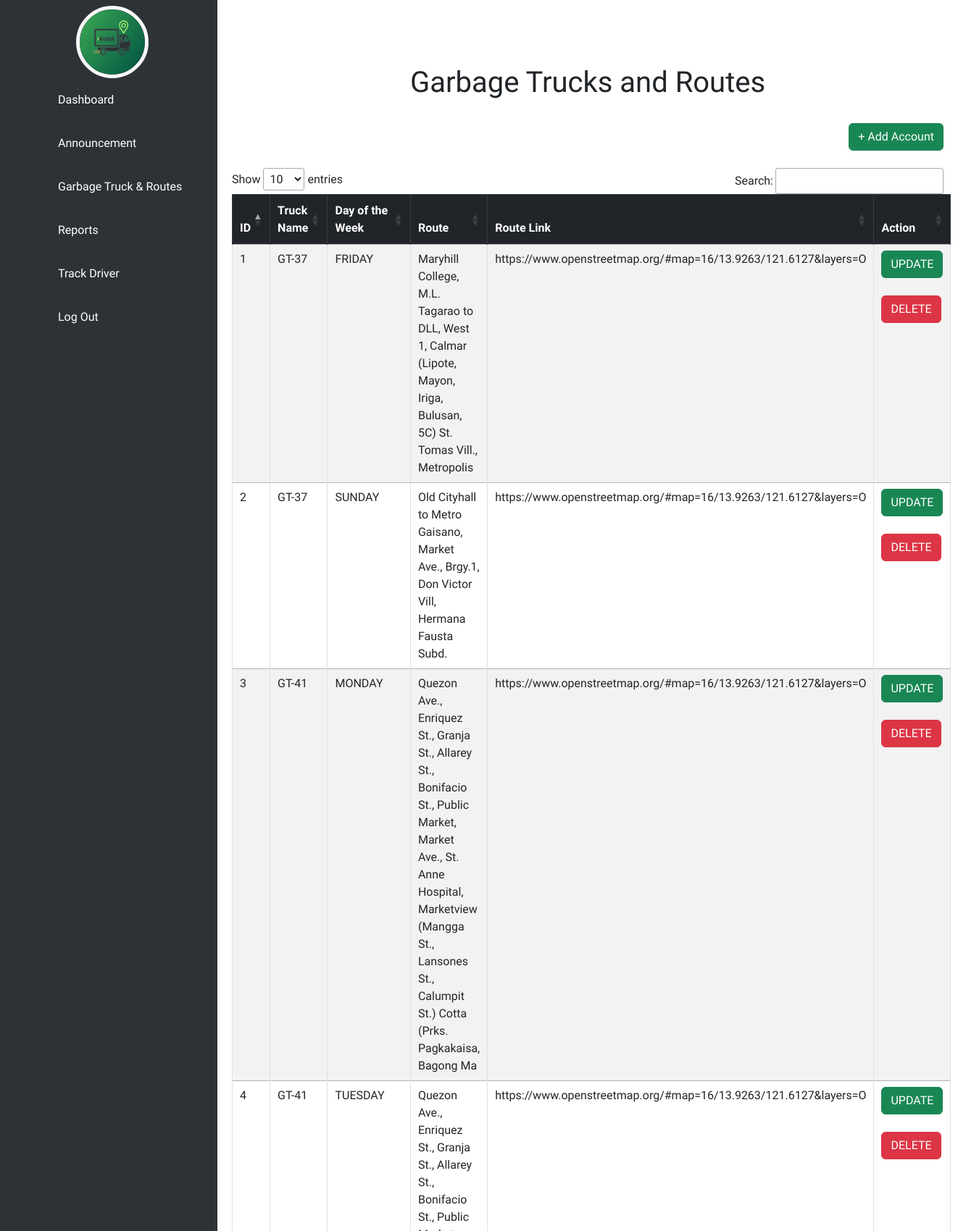
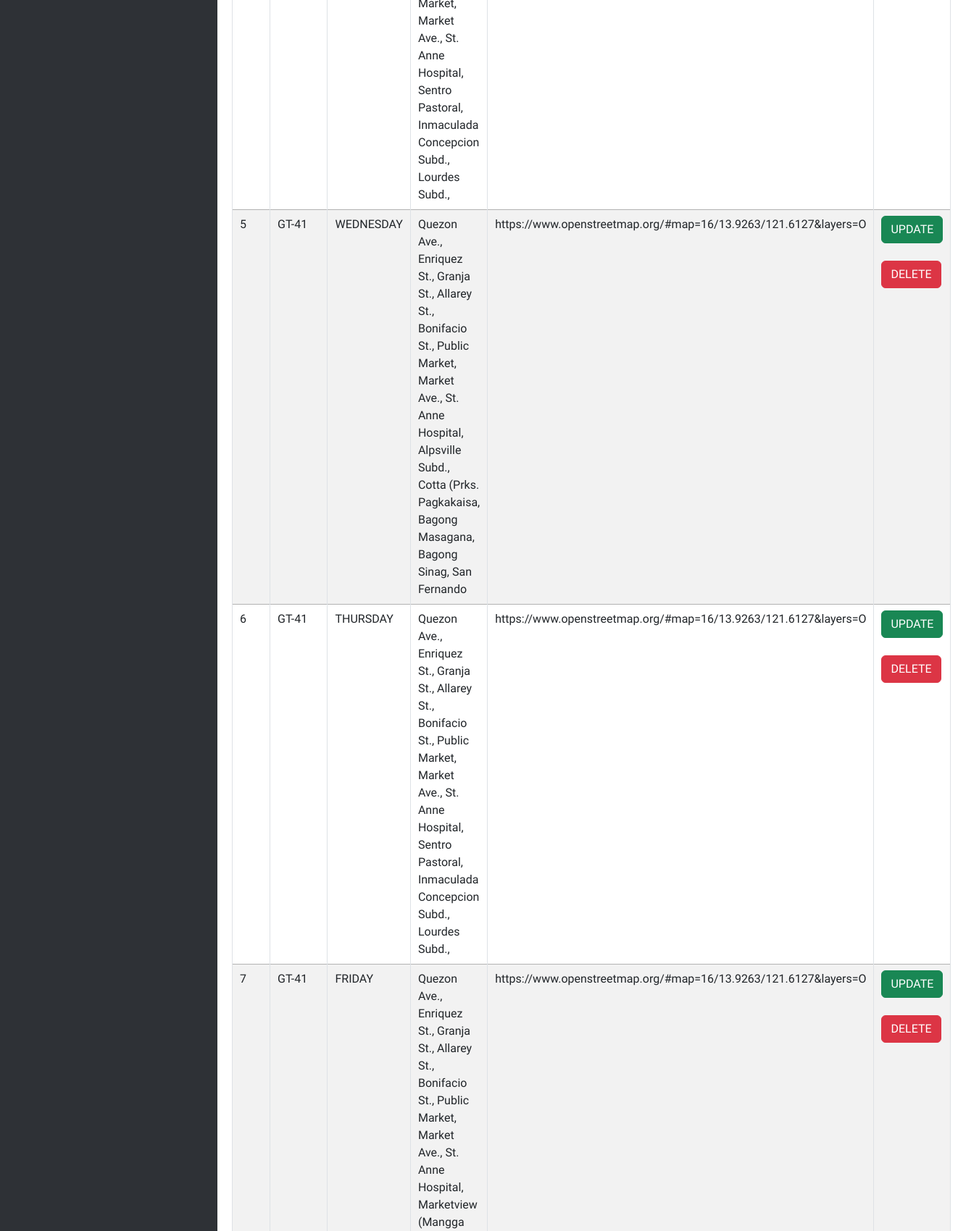
Screenshot of /system/ikolek/admin/trucks.php (signed in, upper part) with the database file from the repository (2 pictures, top to bottom).
### tables this page shows
CREATE TABLE `trucks` (
  `truck_id` int(11) NOT NULL,
  `truck_name` varchar(100) NOT NULL,
  `day_of_the_week` varchar(100) NOT NULL,
  `route` varchar(200) NOT NULL,
  `route_link` varchar(200) NOT NULL
);

### system/ikolek/admin/trucks_info.php (the view, shortened to what this page needs)
<?php
function insertTable($conn) {
    $sql = "SELECT * FROM trucks";
    $query = mysqli_query($conn, $sql);
    if(mysqli_num_rows($query) > 0)
{
    while($row = mysqli_fetch_array($query))
{ echo "
        <tr>
            <td class='truck_id'>".$row['truck_id']. "</td>
            <td>".$row['truck_name']."</td>
            <td>".$row['day_of_the_week']."</td>
            <td>".$row['route']."</td>
            <td>".$row['route_link']."</td>
            <td>
                <div>
                    <a href='trucks_info.php?id=".$row['truck_id']."' class='btn btn-success update-btn'> UPDATE</a>
                </div>
                <div>
                <br>
                    <a href='trucks_info.php?id=".$row['truck_id']."' class='btn btn-danger delete-btn'> DELETE</a>
                </div>
            </td>
                </tr>";
                }
        }
}

### system/ikolek/admin/style.css (style rules this page uses)
* { font-family: 'Urbanist', sans-serif; margin: 0; padding: 0; box-sizing: border-box; }
body { min-height: 100vh; overflow-x: hidden; }

### rows the page displays
trucks: truck_id "1", truck_name "GT-37", day_of_the_week "FRIDAY", route "Maryhill College, M.L. Tagarao to DLL, West 1, Calmar (Lipote, Mayon, Iriga, Bulusan, 5C) St. Tomas Vill., Metropolis", route_link "https://www.openstreetmap.org/#map=16/13.9263/121.6127&layers=O"
trucks: truck_id "2", truck_name "GT-37", day_of_the_week "SUNDAY", route "Old Cityhall to Metro Gaisano, Market Ave., Brgy.1, Don Victor Vill, Hermana Fausta Subd.", route_link "https://www.openstreetmap.org/#map=16/13.9263/121.6127&layers=O"
trucks: truck_id "3", truck_name "GT-41", day_of_the_week "MONDAY", route "Quezon Ave., Enriquez St., Granja St., Allarey St., Bonifacio St., Public Market, Market Ave., St. Anne Hospital, Marketview (Mangga St., Lansones St., Calumpit St.) Cotta (Prks. Pagkakaisa, Bagong Ma", route_link "https://www.openstreetmap.org/#map=16/13.9263/121.6127&layers=O"
trucks: truck_id "4", truck_name "GT-41", day_of_the_week "TUESDAY", route "Quezon Ave., Enriquez St., Granja St., Allarey St., Bonifacio St., Public Market, Market Ave., St. Anne Hospital, Sentro Pastoral, Inmaculada Concepcion Subd., Lourdes Subd.,", route_link "https://www.openstreetmap.org/#map=16/13.9263/121.6127&layers=O"
trucks: truck_id "5", truck_name "GT-41", day_of_the_week "WEDNESDAY", route "Quezon Ave., Enriquez St., Granja St., Allarey St., Bonifacio St., Public Market, Market Ave., St. Anne Hospital, Alpsville Subd., Cotta (Prks. Pagkakaisa, Bagong Masagana, Bagong Sinag, San Fernando", route_link "https://www.openstreetmap.org/#map=16/13.9263/121.6127&layers=O"
trucks: truck_id "6", truck_name "GT-41", day_of_the_week "THURSDAY", route "Quezon Ave., Enriquez St., Granja St., Allarey St., Bonifacio St., Public Market, Market Ave., St. Anne Hospital, Sentro Pastoral, Inmaculada Concepcion Subd., Lourdes Subd.,", route_link "https://www.openstreetmap.org/#map=16/13.9263/121.6127&layers=O"
trucks: truck_id "7", truck_name "GT-41", day_of_the_week "FRIDAY", route_link "https://www.openstreetmap.org/#map=16/13.9263/121.6127&layers=O"
